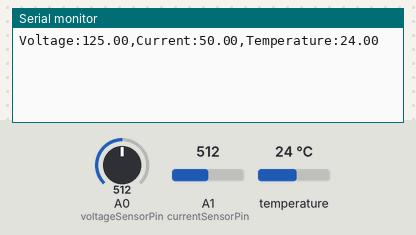
Simulated run of this sketch. Board: Arduino Uno, built with avr-gcc and run on an emulated ATmega328P. Parts: the last lines printed to the serial monitor. The test bench sets the inputs (shaded band); at power-on: temperature 24 °C, A0 (voltageSensorPin) = 512, A1 (currentSensorPin) = 512.

Above: at 2.5 s.
2.6 s: temperature set to 12 °C
At 3.7 s:
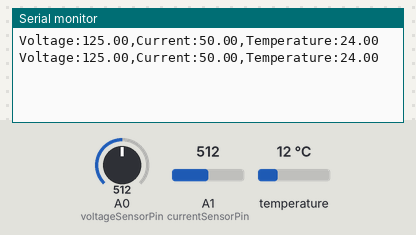
5.0 s: A0 (voltageSensorPin) set to 716
At 7.1 s:
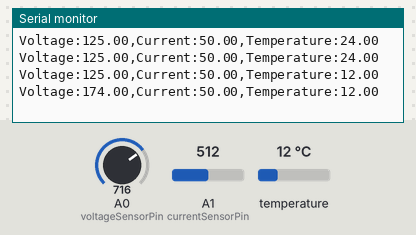
7.4 s: A1 (currentSensorPin) set to 716
At 8.8 s:
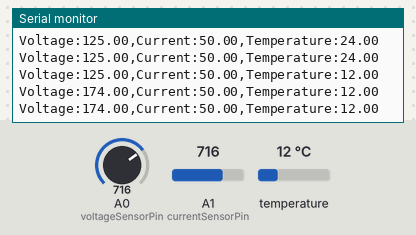
9.8 s: temperature set to 19 °C
At 12.0 s:
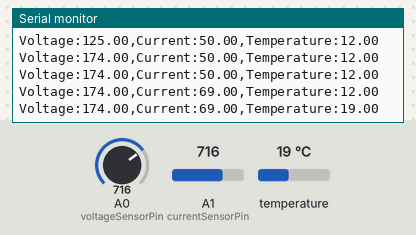
12.2 s: A0 (voltageSensorPin) set to 900
At 14.0 s:
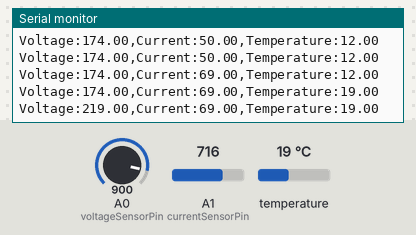
14.6 s: A1 (currentSensorPin) set to 900
At 15.3 s:
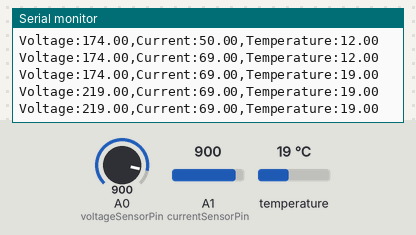
Timing chart, 0 to 17.6 s (numbered marks = the images above; inputs shaded):
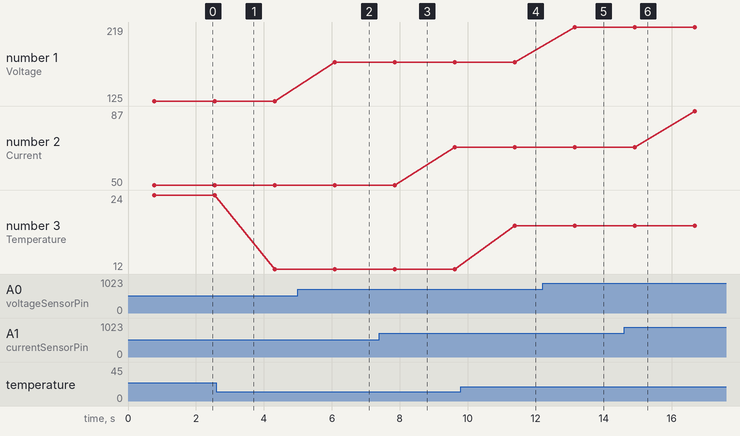

Measured:
- after the input at 5.0 s, the serial monitor: prints a new line after 1.1 s (image 2)
- after the input at 9.8 s, the serial monitor: prints a new line after 1.6 s (image 4)
- after the input at 12.2 s, the serial monitor: prints a new line after 0.94 s (image 5)
- plotted number 1: 125 → 174 after the input at 5.0 s, 174 → 219 after the input at 12.2 s
- plotted number 2: 50 → 69 after the input at 7.4 s, 69 → 87 after the input at 14.6 s
- plotted number 3: 24 → 12 after the input at 2.6 s, 12 → 19 after the input at 9.8 s

The sketch:

PowerGridMonitor.ino
```cpp
#include <Arduino.h>

// Include necessary libraries for the DS18B20 temperature sensor
#include <OneWire.h>
#include <DallasTemperature.h>

/*
 * This Arduino sketch reads data from an AC Voltage Sensor,
 * an AC Current Sensor, and a DS18B20 Temperature Sensor.
 * It then formats the data into a comma-separated string and
 * sends it over the serial port for a Python script to read.
 */

// Define the analog pins for the voltage and current sensors
const int voltageSensorPin = A0;
const int currentSensorPin = A1;

// Define the digital pin for the DS18B20 temperature sensor
const int temperatureSensorPin = 2;

// Setup a one-wire bus for the DS18B20 sensor
OneWire oneWireBus(temperatureSensorPin);

// Pass our one-wire bus reference to the Dallas Temperature sensor library
DallasTemperature sensors(&oneWireBus);

void setup() {
  // Begin serial communication at a baud rate of 9600.
  // The Python script must be configured to use the same baud rate.
  Serial.begin(9600);

  // Start the DS18B20 temperature sensor
  sensors.begin();
}

void loop() {
  // =========================================================================
  // 1. READ SENSOR DATA
  // =========================================================================

  // Read voltage sensor (returns a 0-1023 value from the ADC)
  // Note: The conversion factor here is a placeholder. You will need to calibrate
  // your specific sensor to get an accurate voltage reading.
  int voltageSensorValue = analogRead(voltageSensorPin);
  float voltage = map(voltageSensorValue, 0, 1023, 0, 250); // Map to a reasonable voltage range (e.g., 0-250V)

  // Read current sensor (returns a 0-1023 value from the ADC)
  // Similar to voltage, this is a placeholder. Calibration is crucial.
  int currentSensorValue = analogRead(currentSensorPin);
  float current = map(currentSensorValue, 0, 1023, 0, 100); // Map to a reasonable current range (e.g., 0-100A)

  // Request temperature readings from the DS18B20 sensor
  sensors.requestTemperatures();
  float temperature = sensors.getTempCByIndex(0); // Get the temperature of the first device on the bus

  // =========================================================================
  // 2. FORMAT AND SEND DATA
  // =========================================================================

  // Print the formatted string to the serial monitor.
  // The format is "Key:Value,Key:Value,..." which is easy for the Python script to parse.
  Serial.print("Voltage:");
  Serial.print(voltage);
  Serial.print(",Current:");
  Serial.print(current);
  Serial.print(",Temperature:");
  Serial.println(temperature);

  // Wait for 1 second before taking the next reading.
  // This can be adjusted to change the sampling rate.
  delay(1000);
}
```
